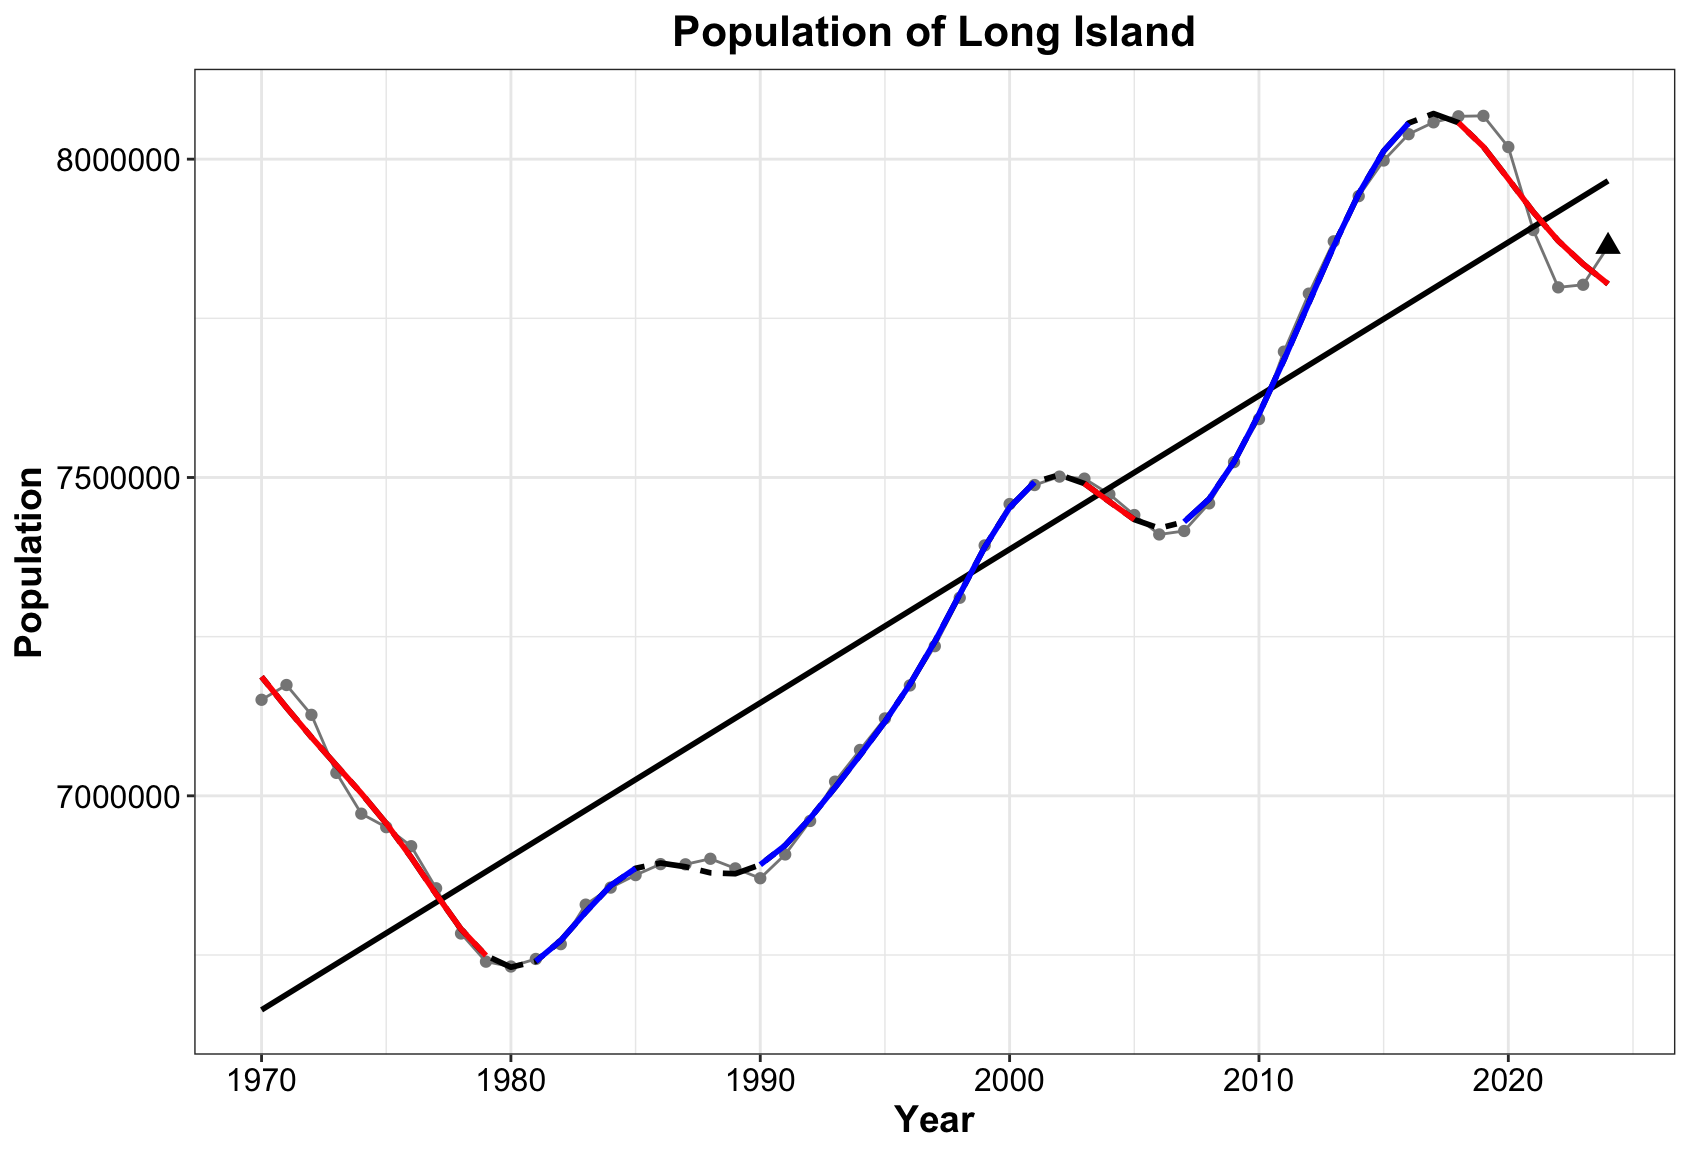

Here is the R script that generated this plot:
## Figures for Long Island Population

## **Laura Gruenburg, lagruenburg@gmail.com**

#   **LAST UPDATED: September 30, 2025**

#####load required functions
#  You will need to download the functions from here https://gist.github.com/gavinsimpson/e73f011fdaaab4bb5a30

setwd("~/Desktop/NYB_Indicators_Calculations")
source("Deriv.R")
library(mgcv)
library(ggplot2)
#library(mgcViz)
library(dplyr)

#######Load the datasets
setwd("~/Desktop/NYB_Indicators_Calculations/Final_Timeseries_Figures/Timeseries_Files_2025")
pop<-read.csv("LI_Population2025.csv", header = TRUE)
kings = pop[pop$Geography == 'Kings County',]
queens = pop[pop$Geography == 'Queens County',]
nassau = pop[pop$Geography == 'Nassau County',]
suffolk = pop[pop$Geography == 'Suffolk County',]

counties = rbind(kings, queens, nassau, suffolk)
counties <- counties %>%  filter(Program.Type != 'Census Base Population')
# If you dont remove the decadal census then it wayyy overcounts for those years when we do sum

population <- counties %>% group_by(Year)
c_pop <- population %>% summarise(
  pop = sum(Population))

# Detemining the 30th and 70th percentiles for the short term trends column in the 
# Indicators at a glance table for the indicators report

qpop = quantile(c_pop$pop, probs = c(.30, .70))

# find the last 5 years mean
mn_pop5 = mean(c_pop$pop[c_pop$Year >= 2020])
# what quintile the data is in
mn_pop5 >qpop



# Creat a GAM - adjust k and remember to check model
mod<- gam(pop ~ s(Year, k=15), data = c_pop)
summary(mod) #check out model
gam.check(mod)

pdata <- with(c_pop, data.frame(Year = Year))
p2_mod <- predict(mod, newdata = pdata,  type = "terms", se.fit = TRUE)
intercept = 7314856  # look at p2_mod and extract the intercept
pdata <- transform(pdata, p2_mod = p2_mod$fit[,1], se2 = p2_mod$se.fit[,1])

#  Now that we have the model prediction, the next step is to calculate the first derivative
#  Then determine which increases and decreases are significant
Term = "Year"
mod.d <- Deriv(mod, n=55) # n is the number of years
mod.dci <- confint(mod.d, term = Term)
mod.dsig <- signifD(pdata$p2_mod, d = mod.d[[Term]]$deriv,
                    +                    mod.dci[[Term]]$upper, mod.dci[[Term]]$lower)

# Take a quick look to make sure it appears ok before final plotting
plot(pop ~ Year, data = c_pop)
lines(pop ~ Year, data = c_pop)
lines(p2_mod+intercept ~ Year, data = pdata, type = "n")
lines(p2_mod+intercept ~ Year, data = pdata)
lines(unlist(mod.dsig$incr)+intercept ~ Year, data = pdata, col = "blue", lwd = 3)
lines(unlist(mod.dsig$decr)+intercept ~ Year, data = pdata, col = "red", lwd = 3)

linearMod<- lm(pop ~ Year, data=c_pop)
summary(linearMod)

ggplot() + 
  geom_line(data = c_pop, aes(x = Year, y = pop), color = 'grey53') +
  geom_point(data = c_pop, aes(x = Year, y = pop), color = 'gray53') + 
  geom_point(data = c_pop[55,], aes(x = Year, y = pop), shape = 17, size =3) + 
  geom_smooth(data = c_pop, aes(x = Year, y = pop), method = lm, se = FALSE, color = 'black') + 
  geom_line(data=pdata, aes(x = Year, y = p2_mod+intercept), se = FALSE, color = 'black', linetype = 'twodash', size = 1) + 
  geom_line(data = pdata, aes(y = unlist(mod.dsig$incr)+intercept, x = Year), color = "blue", size = 1) + 
  geom_line(data = pdata, aes(y = unlist(mod.dsig$decr)+intercept, x = Year), color = 'red', size = 1) + 
  theme_bw() +
  labs (y = "Population", x = 'Year', title = 'Population of Long Island') + 
  theme(plot.title=element_text(size = 16,face = 'bold',hjust = 0.5), axis.title=element_text(size = 14, face = 'bold'), axis.text= element_text(color = 'black', size = 12))
